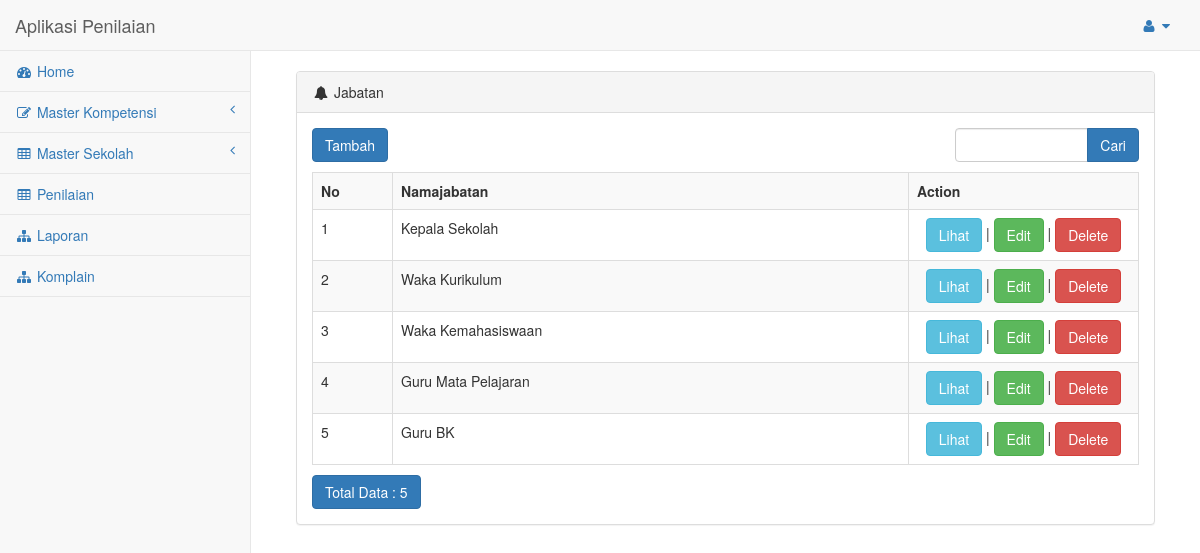
The page /index.php/jabatan on the database its author committed.
### tables this page shows
CREATE TABLE IF NOT EXISTS `jabatan` (
  `kodejabatan` varchar(10) NOT NULL,
  `namajabatan` varchar(50) NOT NULL
);

### application/controllers/Jabatan.php (called while the page is built, shortened)
<?php
class Jabatan extends CI_Controller
{
    function __construct()
    {
        $this->load->model('M_jabatan');
        $this->load->library('form_validation');
        $this->load->model('CodeGenerator');
    }
    public function index()
    {
         $this->load->view('nav');
        $this->load->library('pagination');
        $cari = urldecode($this->input->get('cari'));
        $start = intval($this->input->get('start'));
        if ($cari <> '') {
            $config['base_url'] = base_url() . 'jabatan/index.html?cari=' . urlencode($cari);
            $config['first_url'] = base_url() . 'jabatan/index.html?cari=' . urlencode($cari);
        } else {
            $config['base_url'] = base_url() . 'jabatan/index.html';
            $config['first_url'] = base_url() . 'jabatan/index.html';
        }
        $config['per_page'] = 10;
        $config['page_query_string'] = TRUE;
        $config['total_rows'] = $this->M_jabatan->total_rows($cari);
        $jabatan = $this->M_jabatan->get_limit_data($config['per_page'], $start, $cari);
        $this->pagination->initialize($config);
        $data = array(
            'jabatan_data' => $jabatan,
            'cari' => $cari,
            'pagination' => $this->pagination->create_links(),
            'total_rows' => $config['total_rows'],
            'start' => $start,
        );
        $this->load->view('jabatan/v_jabatan', $data);
         $this->load->view('foot');
    }
}

### index.php (called while the page is built, shortened)
<?php
require_once BASEPATH.'core/CodeIgniter.php';

### application/config/config.php (called while the page is built, shortened)
<?php
$config['base_url'] = "http://localhost/kinerja_res";
$config['index_page'] = '';
$config['uri_protocol']	= 'REQUEST_URI';
$config['url_suffix'] = '.html';
$config['language']	= 'english';
$config['charset'] = 'UTF-8';
$config['enable_hooks'] = FALSE;
$config['subclass_prefix'] = 'MY_';
$config['composer_autoload'] = FALSE;
$config['permitted_uri_chars'] = 'a-z 0-9~%.:_\-';
$config['allow_get_array'] = TRUE;
$config['enable_query_strings'] = FALSE;
$config['controller_trigger'] = 'c';
$config['function_trigger'] = 'm';
$config['directory_trigger'] = 'd';
$config['log_threshold'] = 0;
$config['log_path'] = '';
$config['log_file_extension'] = '';
$config['log_file_permissions'] = 0644;
$config['log_date_format'] = 'Y-m-d H:i:s';
$config['error_views_path'] = '';
$config['cache_path'] = '';
$config['cache_query_string'] = FALSE;
$config['encryption_key'] = 'harviacode';
$config['sess_driver'] = 'files';
$config['sess_cookie_name'] = 'ci_session';
$config['sess_expiration'] = 7200;
$config['sess_save_path'] = NULL;
$config['sess_match_ip'] = FALSE;
$config['sess_time_to_update'] = 300;
$config['sess_regenerate_destroy'] = FALSE;
$config['cookie_prefix']	= '';
$config['cookie_domain']	= '';
$config['cookie_path']		= '/';
$config['cookie_secure']	= FALSE;
$config['cookie_httponly'] 	= FALSE;
$config['standardize_newlines'] = FALSE;
$config['global_xss_filtering'] = FALSE;
$config['csrf_protection'] = FALSE;
$config['csrf_token_name'] = 'csrf_test_name';
$config['csrf_cookie_name'] = 'csrf_cookie_name';
$config['csrf_expire'] = 7200;
$config['csrf_regenerate'] = TRUE;
$config['csrf_exclude_uris'] = array();
$config['compress_output'] = FALSE;
$config['time_reference'] = 'local';
$config['rewrite_short_tags'] = FALSE;
$config['proxy_ips'] = '';

### application/config/pagination.php (called while the page is built, shortened)
<?php  if ( ! defined('BASEPATH')) exit('No direct script access allowed');
$config['query_string_segment'] = 'start';
$config['full_tag_open'] = '<nav><ul class="pagination" style="margin-top:0px">';
$config['full_tag_close'] = '</ul></nav>';
$config['first_link'] = 'First';
$config['first_tag_open'] = '<li>';
$config['first_tag_close'] = '</li>';
$config['last_link'] = 'Last';
$config['last_tag_open'] = '<li>';
$config['last_tag_close'] = '</li>';
$config['next_link'] = 'Next';
$config['next_tag_open'] = '<li>';
$config['next_tag_close'] = '</li>';

### application/models/M_jabatan.php (called while the page is built, shortened)
<?php
class M_jabatan extends CI_Model
{
    public $table = 'jabatan';
    function total_rows() {
        $this->db->from($this->table);
        return $this->db->count_all_results();
    }
    function get_limit_data($limit, $start = 0, $cari = NULL) {
        $this->db->like('kodejabatan', $cari);
	$this->db->or_like('namajabatan', $cari);
	$this->db->limit($limit, $start);
        return $this->db->get($this->table)->result();
    }
}

### application/views/jabatan/v_jabatan.php (the view, shortened to what this page needs)
<div class="col-lg-12">
                    <div class="panel panel-default">
                        <div class="panel-heading">
                            <i class="fa fa-bell fa-fw"></i> Jabatan
                        </div>
                         <div class="panel-body">
        <div class="row" style="margin-bottom: 10px">
            <div class="col-md-4">
                <?php echo anchor(site_url('jabatan/insert'),'Tambah', 'class="btn btn-primary"'); ?>
            </div>
            <div class="col-md-4 text-center">
            </div>
            <div class="col-md-1 text-right">
            </div>
            <div class="col-md-3 text-right">
                <form action="<?php echo site_url('jabatan/index'); ?>" class="form-inline" method="get">
                    <div class="input-group">
                        <input type="text" class="form-control" name="cari" value="<?php echo $cari; ?>">
                        <span class="input-group-btn">
                          <button class="btn btn-primary" type="submit">Cari</button>
                        </span>
                    </div>
                </form>
            </div>
        </div>
        <table class="table table-striped table-bordered table-hover" style="margin-bottom: 10px">
            <tr>
                <th>No</th>
		<th>Namajabatan</th>
		<th>Action</th>
            </tr><?php
            foreach ($jabatan_data as $jabatan)
            {
                ?>
                <tr>
			<td width="80px"><?php echo ++$start ?></td>
			<td><?php echo $jabatan->namajabatan ?></td>
			<td style="text-align:center" width="230px">
				<?php
				echo anchor(site_url('jabatan/view/'.$jabatan->kodejabatan),'Lihat','class="btn btn-info"');
				echo ' | ';
				echo anchor(site_url('jabatan/update/'.$jabatan->kodejabatan),'Edit','class="btn btn-success"');
				echo ' | ';
				echo anchor(site_url('jabatan/delete/'.$jabatan->kodejabatan),'Delete','class="btn btn-danger" onclick="javasciprt: return confirm(\'Are You Sure ?\')"');
				?>
			</td>
		</tr>
                <?php
            }
            ?>
        </table>
        <div class="row">
            <div class="col-md-6">
                <a href="#" class="btn btn-primary">Total Data : <?php echo $total_rows ?></a>
	    </div>
            <div class="col-md-6 text-right">
            </div>
        </div></div></div></div>

### rows shown on the page
jabatan: namajabatan "Kepala Sekolah", kodejabatan "Lihat", kodejabatan "Edit", kodejabatan "Delete"
jabatan: namajabatan "Waka Kurikulum", kodejabatan "Lihat", kodejabatan "Edit", kodejabatan "Delete"
jabatan: namajabatan "Waka Kemahasiswaan", kodejabatan "Lihat", kodejabatan "Edit", kodejabatan "Delete"
jabatan: namajabatan "Guru Mata Pelajaran", kodejabatan "Lihat", kodejabatan "Edit", kodejabatan "Delete"
jabatan: namajabatan "Guru BK", kodejabatan "Lihat", kodejabatan "Edit", kodejabatan "Delete"

### other values the page prints
anchor(site_url('jabatan/insert'),'Tambah', 'class="btn btn-primary"') "Tambah"
$total_rows "5"
